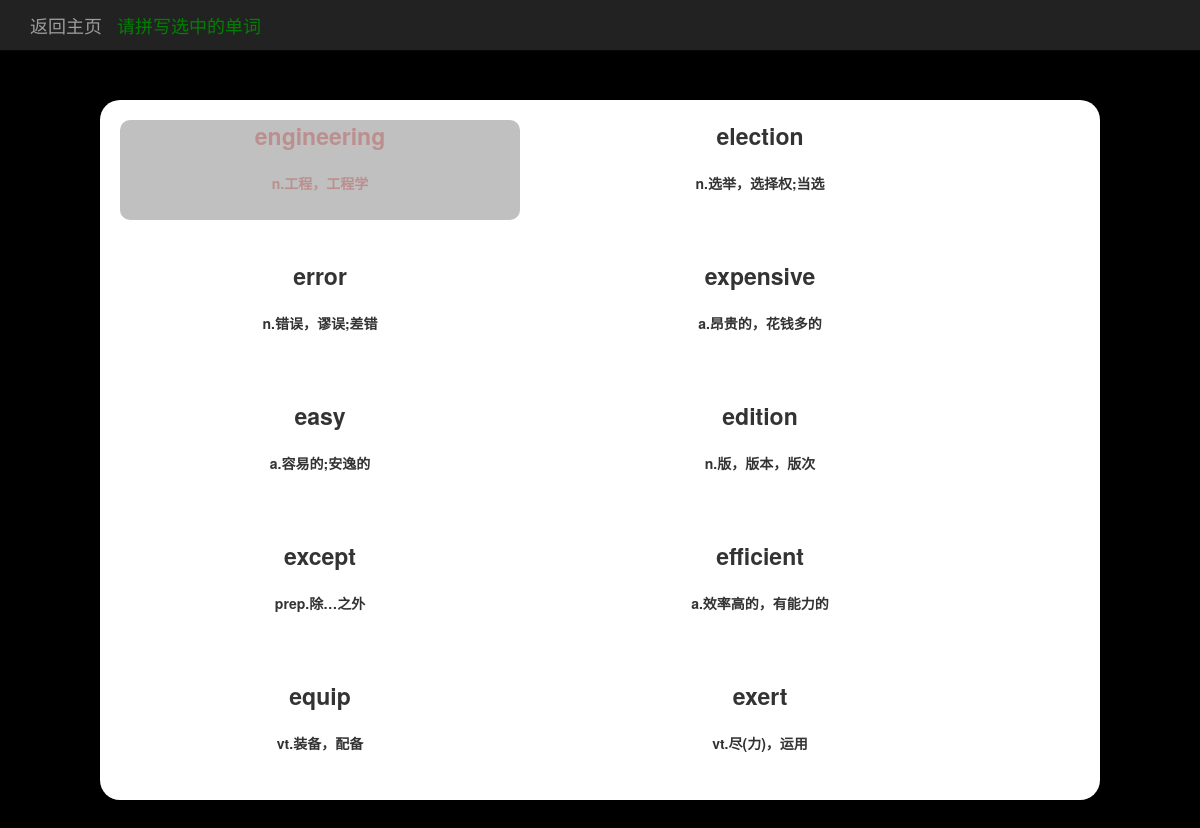
Page /train/level_one/E/CET4 (signed in) on the committed database.
### train/models.py (models this page shows, shortened)
class Word(models.Model):
    word_db_type = models.ForeignKey(WordDbType, on_delete=models.DO_NOTHING)
    first_letter = models.CharField(max_length=50)
    english = models.CharField(max_length=50)
    phonetic_symbol = models.CharField(max_length=50)
    chinese = models.TextField()

### train/views.py (the view)
# urls.py: path('level_one/<str:first_letter>/<str:word_type_type_name>', views.word_train, name='word_train'),
@login_required(login_url='home')
def word_train(request, first_letter, word_type_type_name):
    word_type = get_object_or_404(WordDbType, type_name=word_type_type_name)
    first_letter_list = list(Word.objects.filter(first_letter=first_letter, word_db_type=word_type))  # 获得塞选出来的单词表
    user_words = list(UserWord.objects.filter(player=request.user, english__in=first_letter_list))  # 获得塞选出来的用户的单词表
    for word in user_words:
        if word.english in first_letter_list:
            first_letter_list.remove(word.english)
    word_count = len(first_letter_list)
    word_list = []
    if word_count > 10:
        for i in range(0, 10):
            word_list.append(first_letter_list.pop(random.choice(range(0, len(first_letter_list)))))
    elif word_count > 0:
        word_list = first_letter_list  # 小于或等于10个直接取单词数组
    else:
        return redirect('band_with_type', word_type.pk)
    context = {}
    context['english'] = []
    context['chinese'] = []
    context['word_pk'] = []
    context['words'] = word_list
    context['word_type'] = word_type
    for word in context['words']:
        context['english'].append(word.english)
        context['chinese'].append(word.chinese)
        context['word_pk'].append(word.pk)
    return render(request, 'train/eng.html', context)

### train/models.py (called while the page is built)
    def __str__(self):
        return self.type_name

### train/templates/train/eng.html (shortened to what this page needs)
{% load staticfiles %}
<!DOCTYPE html>
<html lang="zh">
<head>
    <link rel="stylesheet" type="text/css" href="{% static 'bootstrap-3.3.7/css/bootstrap.min.css' %}">
    <link rel="stylesheet" type="text/css" href="{% static 'train/train.css' %}">
</head>
<body class="level_one">
    <nav class="navbar navbar-inverse navbar-fixed-top">
      <div class="container">
        <div class="navbar-header">
          <a class="navbar-brand" href="{% url 'band_with_type' word_type.pk %}">返回主页</a>
          <div class="navbar-brand" style="color: green;">请拼写选中的单词</div>
        </div>
        <div id="navbar" class="navbar-collapse collapse">
        </div>
      </div>
    </nav>
    <div class='wordBoard'>
        {% for word in words %}
            <div id='W1{{ forloop.counter }}' data-finish='false' class='wordPlace' data-last='{% if forloop.last %}true{% else %}false{% endif %}'>
                <div id='WE1{{ forloop.counter }}'>
                    {% for i in word.english %}<span id='W1{{ forloop.parentloop.counter }}C{{ forloop.counter }}' data-last='{% if forloop.last %}true{% else %}false{% endif %}'>{{ i }}</span>{% endfor %}
                </div>
                <br>
                <div id='WC1{{ forloop.counter }}'>{{ word.chinese }}</div>
            </div>
        {% endfor %}
    </div>
</body>
</html>

### train/static/train/train.css (style rules this page uses)
.level_one { background: black; }
span { font-size: 23px; transition:0.3s ease; }
.wordBoard { width: 1000px; height: 700px; margin: 100px auto; background: #ffffff; border-radius: 20px; }
.selectWord { color: #BC8F8F; background: #C0C0C0; border-radius: 10px; }
.wordPlace { float: left; width: 400px; height: 100px; margin: 20px; text-align: center; font-weight: bold; border-radius: 10px; }
body { -webkit-user-select:none; -moz-user-select:none; -ms-user-select:none; user-select:none; }

### rows in the picture
Word: english "e" "n" "g" "i" "n" "e" "e" "r" "i" "n" "g", chinese "n.工程，工程学"
Word: english "e" "l" "e" "c" "t" "i" "o" "n", chinese "n.选举，选择权;当选"
Word: english "e" "r" "r" "o" "r", chinese "n.错误，谬误;差错"
Word: english "e" "x" "p" "e" "n" "s" "i" "v" "e", chinese "a.昂贵的，花钱多的"
Word: english "e" "a" "s" "y", chinese "a.容易的;安逸的"
Word: english "e" "d" "i" "t" "i" "o" "n", chinese "n.版，版本，版次"
Word: english "e" "x" "c" "e" "p" "t", chinese "prep.除…之外"
Word: english "e" "f" "c" "i" "e" "n" "t", chinese "a.效率高的，有能力的"
Word: english "e" "q" "u" "i" "p", chinese "vt.装备，配备"
Word: english "e" "x" "e" "r" "t", chinese "vt.尽(力)，运用"
